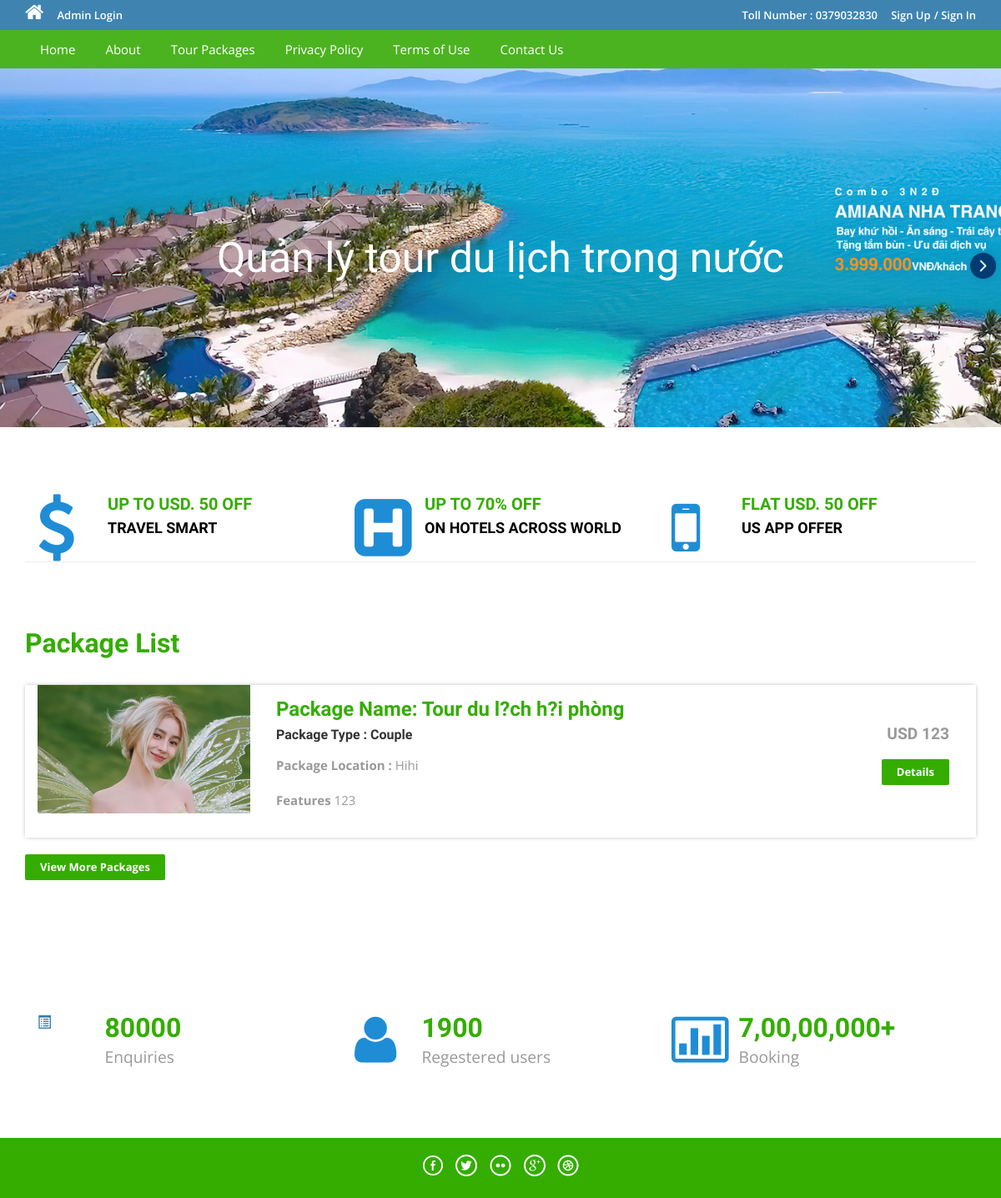
The page / on the database its author committed.
### tables this page shows
CREATE TABLE `tbltourpackages` (
  `PackageId` int(11) NOT NULL,
  `PackageName` varchar(200) NOT NULL,
  `PackageType` varchar(150) NOT NULL,
  `PackageLocation` varchar(100) NOT NULL,
  `PackagePrice` int(11) NOT NULL,
  `PackageFetures` varchar(255) NOT NULL,
  `PackageDetails` mediumtext NOT NULL,
  `PackageImage` varchar(100) NOT NULL,
  `Creationdate` timestamp NOT NULL DEFAULT current_timestamp(),
  `UpdationDate` timestamp NULL DEFAULT '0000-00-00 00:00:00' ON UPDATE current_timestamp()
);

### index.php (the view, shortened to what this page needs)
<?php
	include('includes/config.php');
?>
<!DOCTYPE HTML>
<html>
	<head>
	<link href="css/bootstrap.css" rel='stylesheet' type='text/css' />
	<link href="css/style.css" rel='stylesheet' type='text/css' />
	<link href="css/font-awesome.css" rel="stylesheet">
	<link href="css/animate.css" rel="stylesheet" type="text/css" media="all">
	</head>
	<body>
	<?php include('includes/header.php');?>
	<div class="banner">
		<div class="container">
			<h1 class="wow zoomIn animated animated" data-wow-delay=".5s" style="visibility: visible; animation-delay: 0.5s; animation-name: zoomIn;"> Quản lý tour du lịch trong nước</h1>
		</div>
	</div>
	<div class="container">
		<div class="rupes">
			<div class="col-md-4 rupes-left wow fadeInDown animated animated" data-wow-delay=".5s" style="visibility: visible; animation-delay: 0.5s; animation-name: fadeInDown;">
				<div class="rup-left">
					<a href="offers.html"><i class="fa fa-usd"></i></a>
				</div>
				<div class="rup-rgt">
					<h3>UP TO USD. 50 OFF</h3>
					<h4><a href="offers.html">TRAVEL SMART</a></h4>
				</div>
					<div class="clearfix"></div>
			</div>
			<div class="col-md-4 rupes-left wow fadeInDown animated animated" data-wow-delay=".5s" style="visibility: visible; animation-delay: 0.5s; animation-name: fadeInDown;">
				<div class="rup-left">
					<a href="offers.html"><i class="fa fa-h-square"></i></a>
				</div>
				<div class="rup-rgt">
					<h3>UP TO 70% OFF</h3>
					<h4><a href="offers.html">ON HOTELS ACROSS WORLD</a></h4>
				</div>
					<div class="clearfix"></div>
			</div>
			<div class="col-md-4 rupes-left wow fadeInDown animated animated" data-wow-delay=".5s" style="visibility: visible; animation-delay: 0.5s; animation-name: fadeInDown;">
				<div class="rup-left">
					<a href="offers.html"><i class="fa fa-mobile"></i></a>
				</div>
				<div class="rup-rgt">
					<h3>FLAT USD. 50 OFF</h3>
					<h4><a href="offers.html">US APP OFFER</a></h4>
				</div>
					<div class="clearfix"></div>
			</div>
		</div>
	</div>
	<div class="container">
		<div class="holiday">
		<h3>Package List</h3>
	<?php $sql = "SELECT * from tbltourpackages order by rand() limit 4";
	$query = $dbh->prepare($sql);
	$query->execute();
	$results=$query->fetchAll(PDO::FETCH_OBJ);
	if($query->rowCount() > 0)
	{
	foreach($results as $result)
	{	?>
				<div class="rom-btm">
					<div class="col-md-3 room-left wow fadeInLeft animated" data-wow-delay=".5s">
						<img src="admin/pacakgeimages/<?php echo htmlentities($result->PackageImage);?>" class="img-responsive" alt="">
					</div>
					<div class="col-md-6 room-midle wow fadeInUp animated" data-wow-delay=".5s">
						<h4>Package Name: <?php echo htmlentities($result->PackageName);?></h4>
						<h6>Package Type : <?php echo htmlentities($result->PackageType);?></h6>
						<p><b>Package Location :</b> <?php echo htmlentities($result->PackageLocation);?></p>
						<p><b>Features</b> <?php echo htmlentities($result->PackageFetures);?></p>
					</div>
					<div class="col-md-3 room-right wow fadeInRight animated" data-wow-delay=".5s">
						<h5>USD <?php echo htmlentities($result->PackagePrice);?></h5>
						<a href="package-details.php?pkgid=<?php echo htmlentities($result->PackageId);?>" class="view">Details</a>
					</div>
					<div class="clearfix"></div>
				</div>
	<?php }} ?>
	<div><a href="package-list.php" class="view">View More Packages</a></div>
	</div>
		</div>
	<div class="routes">
		<div class="container">
			<div class="col-md-4 routes-left wow fadeInRight animated" data-wow-delay=".5s">
				<div class="rou-left">
					<a href="#"><i class="glyphicon glyphicon-list-alt"></i></a>
				</div>
				<div class="rou-rgt wow fadeInDown animated" data-wow-delay=".5s">
					<h3>80000</h3>
					<p>Enquiries</p>
				</div>
					<div class="clearfix"></div>
			</div>
			<div class="col-md-4 routes-left">
				<div class="rou-left">
					<a href="#"><i class="fa fa-user"></i></a>
				</div>
				<div class="rou-rgt">
					<h3>1900</h3>
					<p>Regestered users</p>
				</div>
					<div class="clearfix"></div>
			</div>
			<div class="col-md-4 routes-left wow fadeInRight animated" data-wow-delay=".5s">
				<div class="rou-left">
					<a href="#"><i class="fa fa-ticket"></i></a>
				</div>
				<div class="rou-rgt">
					<h3>7,00,00,000+</h3>
					<p>Booking</p>
				</div>
					<div class="clearfix"></div>
			</div>
			<div class="clearfix"></div>
		</div>
	</div>
	<?php include('includes/footer.php');?>
	</body>
</html>

### css/style.css (style rules this page uses)
html, body { font-size: 100%; background: #fff; font-family: 'Open Sans', sans-serif; }
body a,.grid_1,plan_1,plan_1.one,plan_1.two,i.icon1, i.icon2, i.icon3, i.icon4, i.icon5, i.icon6 { transition:0.5s all; -webkit-transition:0.5s all; -moz-transition:0.5s all; -o-transition:0.5s all; -ms-transition:0.5s all; }
h1,h2,h3,h4,h5,h6 { margin:0; font-family: 'Roboto Condensed', sans-serif; }
p { margin:0; }
.banner { background: url(../images/background.jpg)no-repeat; background-size: cover; -webkit-background-size: cover; -o-background-size: cover; -ms-background-size: cover; -moz-background-size: cover; min-height: 430px; }
.banner h1 { font-size: 50px; margin-bottom: 40px; padding: 4em 0 0; text-align: center; color: #ffffff; }
.rup-left { float: left; width: 24%; }
.rup-rgt { float: left; width: 76%; }
.rupes { padding: 5em 0; border-top: 1px solid rgba(236, 236, 236, 0.9); border-bottom: 1px solid rgba(236, 236, 236, 0.9); }
i.fa.fa-usd { font-size: 5em; color: #1f8dd6; }
i.fa.fa-h-square { font-size: 5em; color: #1f8dd6; }
i.fa.fa-mobile { font-size:5em; color: #1f8dd6; }
.rupes h3 { font-size: 20px; color: #34ad00; font-weight: 700; }
.rupes h4 { font-size: 18px; margin: 8px 0; font-weight: 700; }
.rupes h4 a { color: #000000; }
.rup-left a { display: inline-block; }
.routes { padding: 5em 0; }
.rou-left { float: left; width: 23%; }
.rou-rgt { float: left; width: 70%; }
i.fa.fa-truck,i.fa.fa-user,i.fa.fa-ticket { font-size: 4em; color:#1f8dd6; }
.routes h3 { font-size: 2em; font-weight: 700; color: #34ad00; }
.routes p { font-size: 1.2em; color: #999; line-height: 1.8em; }
.holiday { padding: 5em 0; }
.holiday h3 { font-size: 2em; font-weight: 700; color: #34ad00; }
.holiday p { font-size: 1.2em; line-height: 1.8em; margin: 1em 0; color: #999; }
a.view { padding: 6px 18px; font-weight: 700; color: #fff; background-color: #34ad00; border: 0; font-size: 13px; border-radius: 2px; -webkit-transition: all .2s; -moz-transition: all .2s; transition: all .2s; margin-top: 20px; display: inline-block; }
.rom-btm { margin-top: 2em; box-shadow: 0px 0px 5px -1px rgba(0, 0, 0, 0.37); }
.rom-btm h4 { font-size: 1.5em; font-weight: 700; color: #34ad00; }
.rom-btm p { font-size: 15px; color: #999; }
.rom-btm h6 { font-size: 1em; font-weight: 700; margin: 0.5em 0; }
.room-right { text-align: right; padding: 3em 2em; }
.room-midle { padding: 1em; }
.rom-btm h5 { font-size: 1.2em; font-weight: 700; color: #999; }
.glyphicon { position: relative; top: 1px; display: inline-block; font-family: 'Glyphicons Halflings'; font-style: normal; font-weight: normal; line-height: 1; -webkit-font-smoothing: antialiased; -moz-osx-font-smoothing: grayscale; }

### rows shown on the page
tbltourpackages: PackageImage (picture), PackageName "Tour du l?ch h?i phòng", PackageType "Couple", PackageLocation "Hihi", PackageFetures "123", PackagePrice "123"
